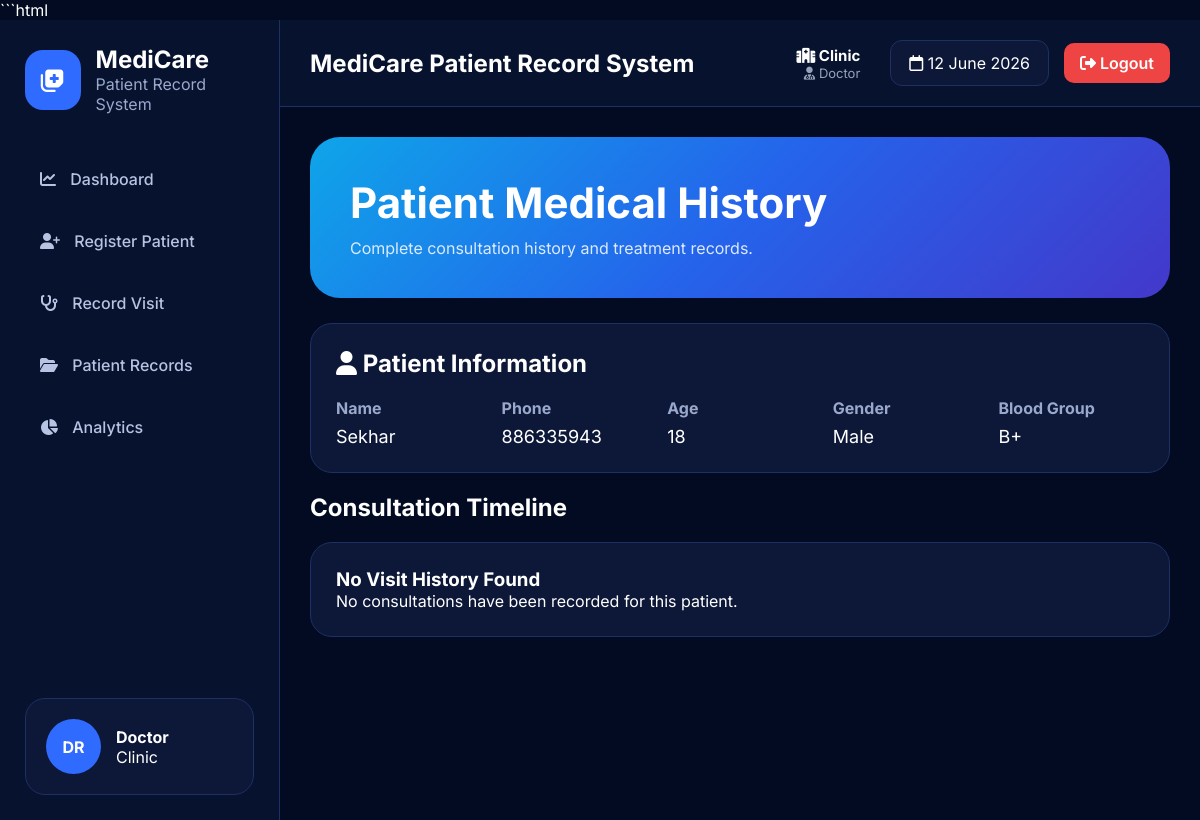
Screenshot of /history/886335943 with the database file from the repository.
### tables this page shows
CREATE TABLE patients(
    phone TEXT PRIMARY KEY,
    name TEXT NOT NULL,
    age INTEGER,
    gender TEXT,
    blood_group TEXT
);

### app.py (the view)
@app.route("/history/<phone>")
def history(phone):
    conn = sqlite3.connect(DB_PATH)
    cursor = conn.cursor()
    cursor.execute("""
    SELECT *
    FROM patients
    WHERE phone=?
    """, (phone,))
    patient = cursor.fetchone()
    cursor.execute("""
    SELECT *
    FROM visits
    WHERE patient_phone=?
    ORDER BY visit_date DESC
    """, (phone,))
    visits = cursor.fetchall()
    conn.close()
    return render_template(
        "history.html",
        patient=patient,
        visits=visits,
        phone=phone
    )

### templates/history.html (shortened to what this page needs)
{% extends "base.html" %}
{% block content %}
<div class="hero">
    <h1>Patient Medical History</h1>
    <p>
        Complete consultation history and treatment records.
    </p>
</div>
<div class="card">
    <h2>
        <i class="fa-solid fa-user"></i>
        Patient Information
    </h2>
    <br>
    <div class="patient-info-grid">
        <div>
            <strong>Name</strong>
            <p>{{ patient[1] }}</p>
        </div>
        <div>
            <strong>Phone</strong>
            <p>{{ patient[0] }}</p>
        </div>
        <div>
            <strong>Age</strong>
            <p>{{ patient[2] }}</p>
        </div>
        <div>
            <strong>Gender</strong>
            <p>{{ patient[3] }}</p>
        </div>
        <div>
            <strong>Blood Group</strong>
            <p>{{ patient[4] }}</p>
        </div>
    </div>
</div>
<br>
<h2 style="margin-bottom:20px;">
    Consultation Timeline
</h2>
{% if visits %}
    {% for visit in visits %}
    <div class="visit-card">
        <div class="visit-header">
            <h3>
                Visit Date:
                {{ visit[2] }}
            </h3>
        </div>
        <div class="visit-grid">
            <div>
                <h4>Symptoms</h4>
                <p>
                    {{ visit[3] }}
                </p>
            </div>
            <div>
                <h4>Diagnosis</h4>
                <p>
                    {{ visit[4] }}
                </p>
            </div>
        </div>
        <hr>
        <div class="visit-grid">
            <div>
                <h4>Prescription</h4>
                <p>
                    {{ visit[5] }}
                </p>
            </div>
            <div>
                <h4>Duration</h4>
                <p>
                    {{ visit[6] }}
                </p>
            </div>
        </div>
        <hr>
        <div class="visit-grid">
            <div>
                <h4>Doctor Notes</h4>
                <p>
                    {{ visit[7] }}
                </p>
            </div>
            <div>
                <h4>Follow Up Date</h4>
                <p>
                    {{ visit[8] }}
                </p>
            </div>
        </div>
    </div>
    <br>
    {% endfor %}
{% else %}
<div class="card">
    <h3>No Visit History Found</h3>
    <p>
        No consultations have been recorded for this patient.
    </p>
</div>
{% endif %}
{% endblock %}

### static/css/style.css (style rules this page uses)
:root { --bg:#020b22; --sidebar:#07122e; --card:#0d1838; --card2:#12214a; --border:#1e2f63; --blue:#2f6bff; --blue2:#4f46e5; --text:#ffffff; --muted:#9aa8cc; }
* { margin:0; padding:0; box-sizing:border-box; font-family:'Inter',sans-serif; }
body { background:var(--bg); color:var(--text); }
.hero { background:linear-gradient( 135deg, #0ea5e9, #2563eb, #4338ca ); padding:40px; border-radius:30px; margin-bottom:25px; }
.hero h1 { color:white; font-size:42px; margin-bottom:10px; }
.hero p { color:#dbeafe; }
.card { background:var(--card); border:1px solid var(--border); border-radius:22px; padding:25px; }
.card h2 { color:white; }
.patient-info-grid { display:grid; grid-template-columns: repeat(5,1fr); gap:20px; }
.patient-info-grid strong { color:#9aa8cc; }
.patient-info-grid p { margin-top:8px; font-size:18px; }

### rows the page displays
patients: name "Sekhar", phone "886335943", age "18", gender "Male", blood_group "B+"

### other values shown
{{ session.get('doctor','Doctor') }} "Doctor"
{{ session.get('clinic','Clinic') }} "Clinic"
